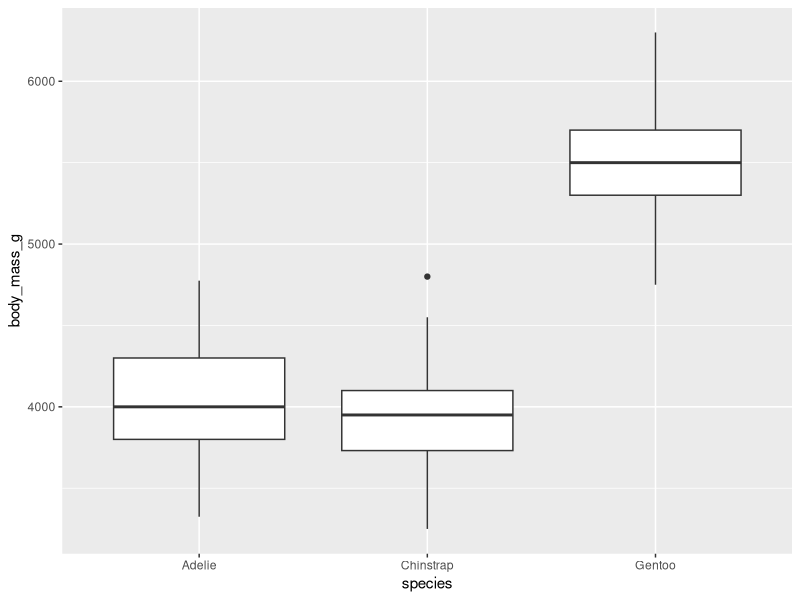
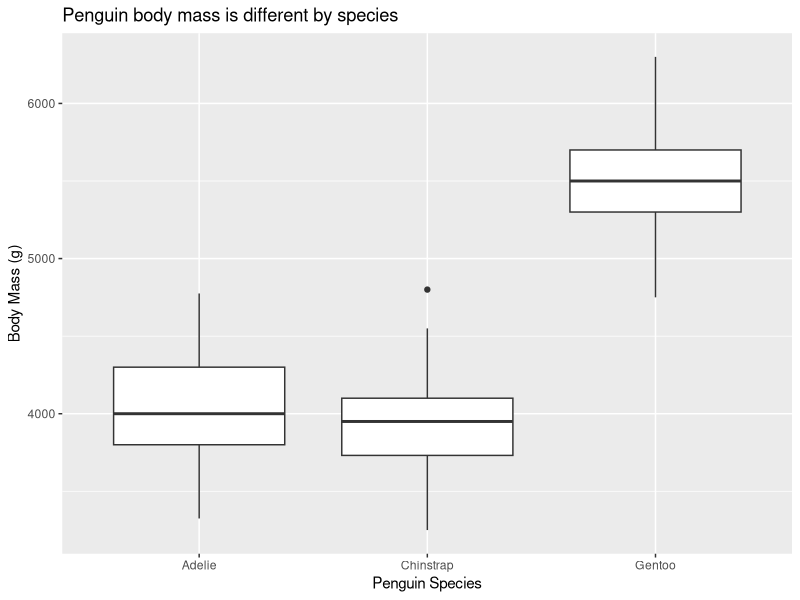
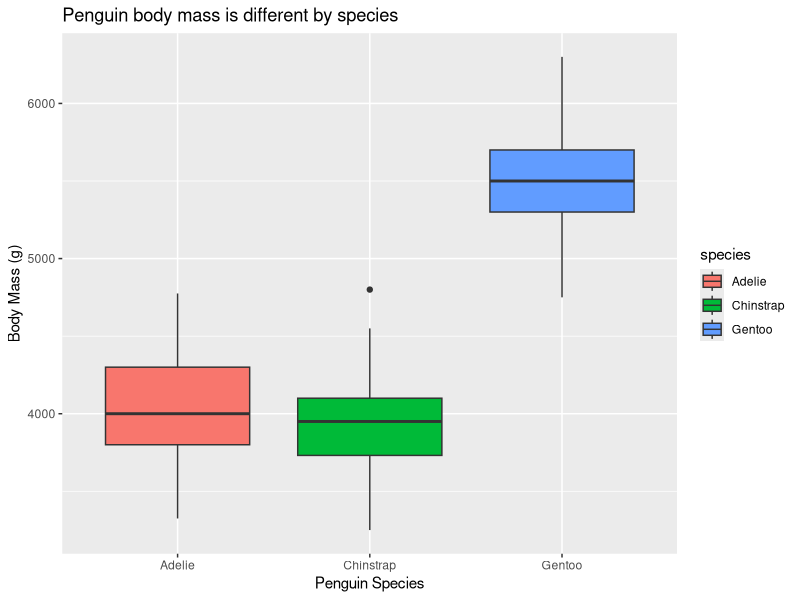
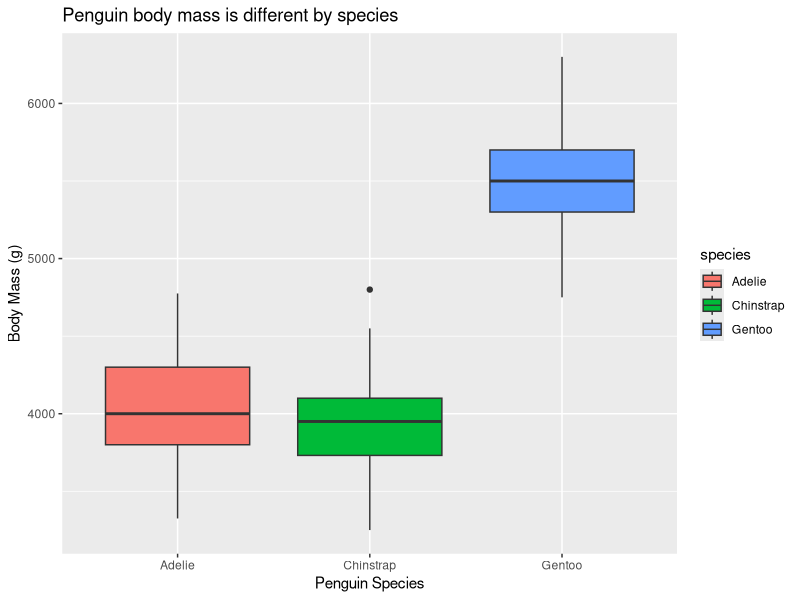

The R source for these figures, in order:
## ---- chunk 1
knitr::opts_chunk$set(echo = TRUE)
## ---- chunk 2
library(tidyverse)
## ---- chunk 3
help(ggplot)
## ---- chunk 4
help(geom_jitter)
## ---- chunk 5
library(palmerpenguins)
## ---- chunk 6
malePenguins <- penguins %>% filter(sex == "male")
## ---- chunk 7
ggplot(data=malePenguins, mapping=aes(x=species, y=body_mass_g))+geom_boxplot()
## ---- chunk 8


## ---- chunk 9
ggplot(data=malePenguins, mapping=aes(x=species, y=body_mass_g)) + 
  geom_boxplot() +
  labs(x = "Penguin Species", y = "Body Mass (g)", title = "Penguin body mass is different by species")
## ---- chunk 10
ggplot(data=malePenguins, mapping=aes(x=species, y=body_mass_g, fill = species)) + 
  geom_boxplot() +
  labs(x = "Penguin Species", y = "Body Mass (g)", title = "Penguin body mass is different by species")
## ---- chunk 11


## ---- chunk 12
ggsave("plot.png", height=5, width=5, units="cm", scale=3)
